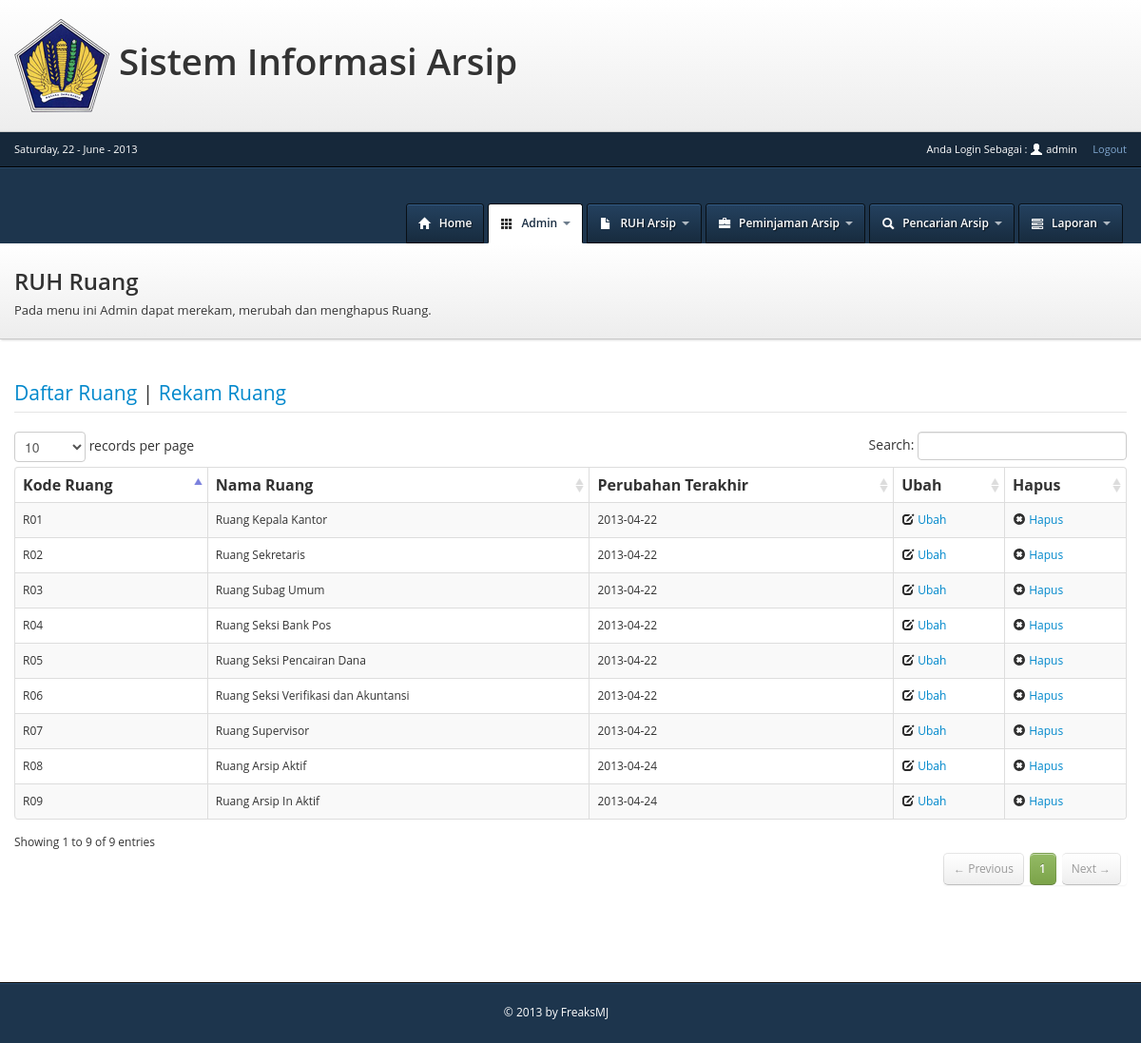
Page /view/ruang.php (signed in) on the committed database.
### tables this page shows
CREATE TABLE IF NOT EXISTS `ruang` (
  `ruang_id` int(11) NOT NULL AUTO_INCREMENT,
  `kode_ruang` varchar(3) NOT NULL,
  `nama_ruang` varchar(100) NOT NULL,
  `input_date` date NOT NULL,
  `last_update` date NOT NULL,
  PRIMARY KEY (`ruang_id`)
);

### class/ruang.php (called while the page is built, shortened)
<?php
include_once('../config/class.database.php');
class Ruang{
	public $db1;
	function __construct(){
		$connect = new Database();
		$this->db1 = $connect->connectdb1();
	}
	function getAllruang(){
		$query=$this->db1->query("SELECT*FROM ruang");
		$jml_data=$query->rowCount();
		if($jml_data>=1){
			$hasil=$query->fetchAll();
			return $hasil;
		}else{
			return $jml_data;
		}
	}
}
?>

### config/class.database.php (called while the page is built, shortened)
<?php
class Database {
	public $host_sitia	="localhost";
	public $user_sitia	="root";
	public $pass_sitia	="";
	public $db_sitia	="sitia";
	public $host_sp2d	="localhost:3355";
	public $user_sp2d	="administrator";
	public $pass_sp2d 	="A02AE24A8CC3A3B233C3456EAB5D85631720572DE5C3E45A30C70833A855A993administrator";
	public $db_sp2d		="sqldb12";
	public function connectdb1(){
		try{
			$this->dbh_sitia = new PDO("mysql:host=$this->host_sitia;dbname=$this->db_sitia",$this->user_sitia,$this->pass_sitia);
			return $this->dbh_sitia;
		}catch(PDOException $e){
			return $e->getMessage();
		}
	}
	public function connectdb2(){
		try{
			$this->dbh_sp2d = new PDO("mysql:host=$this->host_sp2d;dbname=$this->db_sp2d",$this->user_sp2d,$this->pass_sp2d);
			return $this->dbh_sp2d;
		}catch(PDOException $e){
			return $e->getMessage();
		}
	}
}
?>

### controller/ruangController.php (called while the page is built, shortened)
<?php
	include_once('../class/ruang.php');
	$ruang = new Ruang();
	$all=$ruang->getAllruang();
?>

### view/ruang.php (the view, shortened to what this page needs)
<?php
include_once ('topbar.php');
include_once ('../controller/ruangController.php');
?>
<!DOCTYPE html>
<html>
 <head>
	<link type="text/css" rel="stylesheet" href="../includes/css/bootstrap.css">
	<link type="text/css" rel="stylesheet" href="../includes/css/application.css">
	<link type="text/css" rel="stylesheet" href="../includes/datepicker/css/datepicker.css">
	<link type="text/css" rel="stylesheet" href="../includes/DT/css/DT_bootstrap.css">
 </head>
<body>
<div id="header">
	<div class="container">
		<a href="index.php" class="brand">Dashboard Admin</a>
		<div class="nav-collapse">
			<ul id="main-nav" class="nav pull-right">
				<li>
					<a href="index.php">
						<i class="icon-home icon-white"></i>
						<span>Home</span>
					</a>
				</li>
				<?php
				if(isset($_SESSION['login'])&& $_SESSION['level']==1){
				?>
				<li class="dropdown active">
					<a href="javascript:;" class="dropdown-toggle" data-toggle="dropdown">
						<i class="icon-th"></i>
						<span>Admin</span>
						<b class="caret"></b>
					</a>
				</li>
				<?php
				}
				?>
				<li class="dropdown">
					<a href="javascript:;" class="dropdown-toggle" data-toggle="dropdown">
						<i class="icon-file icon-white"></i>
						<span>RUH Arsip</span>
						<b class="caret"></b>
					</a>
				</li>
				<li class="dropdown">
					<a href="javascript:;" class="dropdown-toggle" data-toggle="dropdown">
						<i class="icon-briefcase icon-white"></i>
						<span>Peminjaman Arsip</span>
						<b class="caret"></b>
					</a>
				</li>
				<li class="dropdown">
					<a href="search.php" >
						<i class="icon-search icon-white"></i>
						<span>Pencarian Arsip</span>
						<b class="caret"></b>
					</a>
				</li>
				<li class="dropdown">
					<a href="javascript:;" class="dropdown-toggle" data-toggle="dropdown">
						<i class="icon-tasks icon-white"></i>
						<span>Laporan</span>
						<b class="caret"></b>
					</a>
				</li>
			</ul>
		</div>
	</div>
</div>
<div id="masthead">
	<div class="container">
		<div class="masthead-pad">
			<div class="masthead-text">
				<h2>RUH Ruang</h2>
				<p>Pada menu ini Admin dapat merekam, merubah dan menghapus Ruang.</p>
			</div>
		</div>
	</div>
</div>
<?php
$modul=$_GET['modul'];
switch($modul){
    default :
?>
<div id="content">
	<div class="container">
	<div id="legend">
	  <legend class=""><a href="ruang.php?modul=tambah">Daftar Ruang</a> | <a href="ruang.php?modul=tambah">Rekam Ruang</a></legend>
	</div>
	<table cellpadding="0" cellspacing="0" border="0" class="table table-striped table-bordered" id="example">
	<thead>
		<tr>
			<th>Kode Ruang</th>
			<th>Nama Ruang</th>
			<th>Perubahan Terakhir</th>
			<th>Ubah</th>
			<th>Hapus</th>
		</tr>
	</thead>
	<tbody>
<?php
	if($all!=0){
	foreach($all as $display){
			echo "<tr>";
			echo "<td>".$display['kode_ruang']."</td>";
			echo "<td>".$display['nama_ruang']."</td>";
			echo "<td>".$display['last_update']."</td>";
			echo "<td>
					<a href=\"ruang.php?modul=ubah&id=".$display['ruang_id']."\">
						<i class=\"icon-edit\"></i>
						<span>Ubah</span>
					</a>
				  </td>";
			echo "<td>
					<a href=\"ruang.php?delete=".$display['ruang_id']."\" data-confirm='Anda Yakin Akan menghapus Ruang : ".$display['nama_ruang']." ?'>
						<i class=\"icon-remove-sign\"></i>
						<span>Hapus</span>
					</a>
				 </td>";
	}
?>
	</tbody>
<?php
	}else{
		echo "<div class=\"alert alert-error\">
				  Data Tidak Ada
				  <buttontype=\"button\" class=\"close\" data-dismiss=\"alert\">&times;</button>
				  </div>";
	}
?>
</table>
	</div>
</div>
<?php
break;
?>
<?php
}
?>
<?php
include("footer.php");
?>
 </body>
</html>

### includes/css/application.css (style rules this page uses)
h1, h2, h3, h4, h5, h6 { margin-top: 0; font-weight: 600; }
h2 { font-size: 24px; }
p { margin-bottom: 1.5em; }
.container { position: relative; }
body { font: 12px/1.7em 'Open Sans', arial, sans-serif; background: #FFF; }
html, body { height: 100%; }
#header { position: relative; z-index: 91; height: 80px; background: #1d354d; -webkit-box-shadow: inset 0 1px 0 #28496b; -moz-box-shadow: inset 0 1px 0 #28496b; box-shadow: inset 0 1px 0 #28496b; }
#header .container { position: relative; height: 80px; }
#header .brand { position: relative; top: 24px; display: block; overflow: hidden; width: 280px; height: 32px; margin-right: .75em; color: #FFF; font-size: 18px; font-weight: 600; line-height: 600; background: url(../img/logo.png) no-repeat 0 0; text-shadow: 1px 1px 2px rgba(0, 0, 0, 0.5); }
#main-nav { position: relative; display: inline-block; padding: 0; margin-top: 6px; margin-right: 0; margin-bottom: 0; }
#main-nav > li { float: left; padding: 0; margin: 0 4px 0 0; list-style: none; }
#main-nav > li > a { padding: 10px 12px; font-size: 12px; font-weight: 600; color: #ffffff; background: transparent; border: 1px solid transparent; -webkit-border-top-right-radius: 3px; -webkit-border-bottom-right-radius: 0; -webkit-border-bottom-left-radius: 0; -webkit-border-top-left-radius: 3px; -moz-border-radius-topright: 3px; -moz-border-radius-bottomright: 0; -moz-border-radius-bottomleft: 0; -moz-border-radius-topleft: 3px; border-top-right-radius: 3px; border-bottom-right-radius: 0; border-bottom-left-radius: 0; border-top-left-radius: 3px; -moz-background-clip: padding; -webkit-background-clip: padding-box; background-clip: padding-box; text-shadow: 1px 1px 1px rgba(0, 0, 0, 0.6); }
#main-nav > li > a, #main-nav > li > a:hover, #main-nav > li.open > a { color: #ffffff; text-decoration: none; background-color: #1f3852; background-image: -moz-linear-gradient(top, #24415f, #172b3e); background-image: -webkit-gradient(linear, 0 0, 0 100%, from(#24415f), to(#172b3e)); background-image: -webkit-linear-gradient(top, #24415f, #172b3e); background-image: -o-linear-gradient(top, #24415f, #172b3e); background-image: linear-gradient(to bottom, #24415f, #172b3e); background-repeat: repeat-x; filter: progid:DXImageTransform.Microsoft.gradient(startColorstr='#ff24415f', endColorstr='#ff172b3e', GradientType=0); border: 1px solid #080f15; -webkit-box-shadow: inset 0 1px 0 #325b85; -moz-box-shadow: inset 0 1px 0 #325b85; box-shadow: inset 0 1px 0 #325b85; }
#main-nav > li.active > a { color: #192d42; background: #ffffff; filter: none !important; border-bottom-color: #ffffff; -webkit-box-shadow: none; -moz-box-shadow: none; box-shadow: none; text-shadow: none; }
#main-nav > li > a > i { position: relative; top: 1px; padding-right: .35em; font-size: 14px; }
#main-nav .caret { margin-top: 8px; margin-left: .25em; border-top-color: #FFF; opacity: 0.65; filter: alpha(opacity=65); }
#main-nav .active .dropdown-toggle .caret { border-top-color: #1d354d; }
#masthead { width: 100%; padding: 20px 0; color: #333333; background-color: #f8f8f8; background-image: -moz-linear-gradient(top, #ffffff, #ededed); background-image: -webkit-gradient(linear, 0 0, 0 100%, from(#ffffff), to(#ededed)); background-image: -webkit-linear-gradient(top, #ffffff, #ededed); background-image: -o-linear-gradient(top, #ffffff, #ededed); background-image: linear-gradient(to bottom, #ffffff, #ededed); background-repeat: repeat-x; filter: progid:DXImageTransform.Microsoft.gradient(startColorstr='#ffffffff', endColorstr='#ffededed', GradientType=0); border-bottom: 1px solid #c9c9c9; -webkit-box-shadow: 1px 1px 2px rgba(0, 0, 0, 0.15); -moz-box-shadow: 1px 1px 2px rgba(0, 0, 0, 0.15); box-shadow: 1px 1px 2px rgba(0, 0, 0, 0.15); text-shadow: 1px 1px 2px #FFF; }
#masthead h1, #masthead h2, #masthead h3, #masthead h4, #masthead h5, #masthead h6 { margin-top: 0; margin-bottom: 0; font-weight: 600; }
#masthead p { margin-bottom: 0; font-size: 13px; }
#masthead .masthead-pad { display: table; width: 100%; }
#masthead .masthead-pad .masthead-text { display: table-cell; vertical-align: top; }
#content { margin-top: 3em; margin-bottom: 8em; }

### rows in the picture
ruang: kode_ruang "R01", nama_ruang "Ruang Kepala Kantor", last_update "2013-04-22"
ruang: kode_ruang "R02", nama_ruang "Ruang Sekretaris", last_update "2013-04-22"
ruang: kode_ruang "R03", nama_ruang "Ruang Subag Umum", last_update "2013-04-22"
ruang: kode_ruang "R04", nama_ruang "Ruang Seksi Bank Pos", last_update "2013-04-22"
ruang: kode_ruang "R05", nama_ruang "Ruang Seksi Pencairan Dana", last_update "2013-04-22"
ruang: kode_ruang "R06", nama_ruang "Ruang Seksi Verifikasi dan Akuntansi", last_update "2013-04-22"
ruang: kode_ruang "R07", nama_ruang "Ruang Supervisor", last_update "2013-04-22"
ruang: kode_ruang "R08", nama_ruang "Ruang Arsip Aktif", last_update "2013-04-24"
ruang: kode_ruang "R09", nama_ruang "Ruang Arsip In Aktif", last_update "2013-04-24"

### other values in the picture
$my_t[weekday] "Saturday"
$my_t[mday] "22"
$my_t[month] "June"
$my_t[year] "2013"
$_SESSION['username'] "admin"
